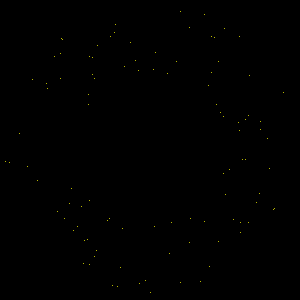
Frame 1 (no input)
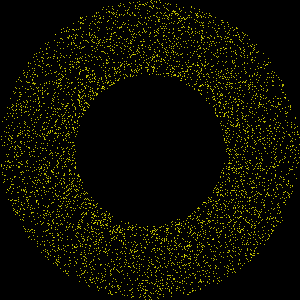
Frame 60 (the mouse pressed at the canvas centre just before this capture)
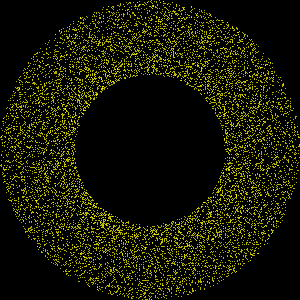
Frame 120 (the mouse held since frame 60 and released just before this capture)

The Processing sketch that drew these frames (run headless with seeded random() and noise(); from frame 60 on, the mouse is pressed at the canvas centre):

// Processing sketch: ex07_07
// ── ex07_07.pde
// for문과 cos() 및 sin() 함수를 사용하여 랜덤한 위치에 점 100개를 찍어 도넛 모양 만들기

void setup() {
  size(300, 300);
  background(0);
}

void draw() {
  for (int i = 0; i < 100; i++) {
    float theta = random(0, radians(360));
    float r = random(width/4, width/2);
    float x = width/2 + r * cos(theta);
    float y = height/2 + r * sin(theta);
    stroke(255, 255, 0);
    point(x, y);
  }
}
